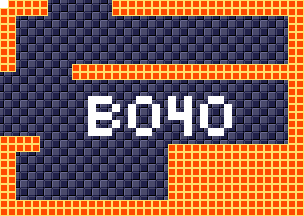

Rendered tile map (Tiled .tmx) drawn with the repository's tilesets; below, a short description and the map source with its tile grids summarised:
An orthogonal 38x27 tile map with 8x8 px tiles, 4 tile layers (background, foreground, room numbers, Objects), 15 tilesets.

<map version="1.5" tiledversion="1.7.1" orientation="orthogonal" renderorder="right-down" width="38" height="27" tilewidth="8" tileheight="8" infinite="0" nextlayerid="11" nextobjectid="1">
 <tileset firstgid="1" source="tilesheets/tsKarniMata.tsx" />
 <tileset firstgid="1025" source="tilesheets/tsVoodooWasp.tsx" />
 <tileset firstgid="2049" source="tilesheets/tsBurial.tsx" />
 <tileset firstgid="3073" source="tilesheets/tsBlueTemple.tsx" />
 <tileset firstgid="4097" source="tilesheets/tsGoddess.tsx" />
 <tileset firstgid="5121" source="tilesheets/tsKonark.tsx" />
 <tileset firstgid="6145" name="sEnemies" tilewidth="8" tileheight="8" tilecount="1024" columns="32">
  <image source="../grapx/tilesheets/sObjects.bmp" trans="ff94ff" width="256" height="256" />
 </tileset>
 <tileset firstgid="7169" source="tilesheets/tsIceTemple.tsx" />
 <tileset firstgid="8193" source="tilesheets/tsLavaArea.tsx" />
 <tileset firstgid="9217" source="tilesheets/tsBossArea.tsx" />
 <tileset firstgid="10241" source="tilesheets/tsPegu.tsx" />
 <tileset firstgid="11265" source="tilesheets/sTiwanakuTemple.tsx" />
 <tileset firstgid="12289" source="tilesheets/sIndraTemple.tsx" />
 <tileset firstgid="13313" source="tilesheets/sTeleport.tsx" />
 <tileset firstgid="14337" source="tilesheets/sObjects.tsx" />
 <layer id="2" name="background" width="38" height="27">
  <data>[1026 cells, 1026 non-empty, 2 distinct tile ids]</data>
 </layer>
 <layer id="1" name="foreground" width="38" height="27">
  <data>[1026 cells, 377 non-empty, 1 distinct tile ids]</data>
 </layer>
 <layer id="7" name="room numbers" width="38" height="27">
  <data>[1026 cells, 43 non-empty, 1 distinct tile ids]</data>
 </layer>
 <layer id="10" name="Objects" width="38" height="27">
  <data>[1026 cells, 0 non-empty, 0 distinct tile ids]</data>
 </layer>
</map>
